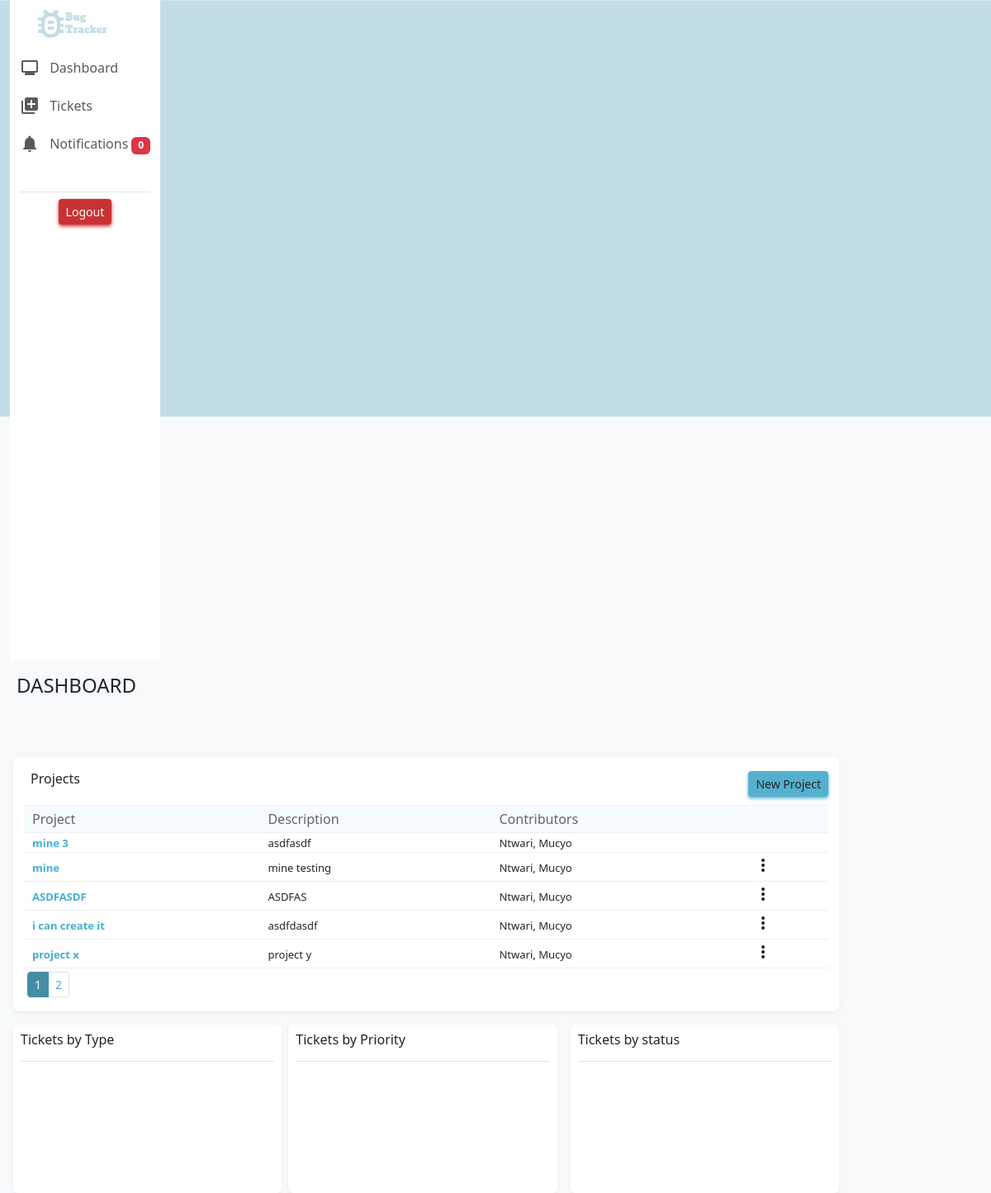
Before: / (signed in) with the older database file.
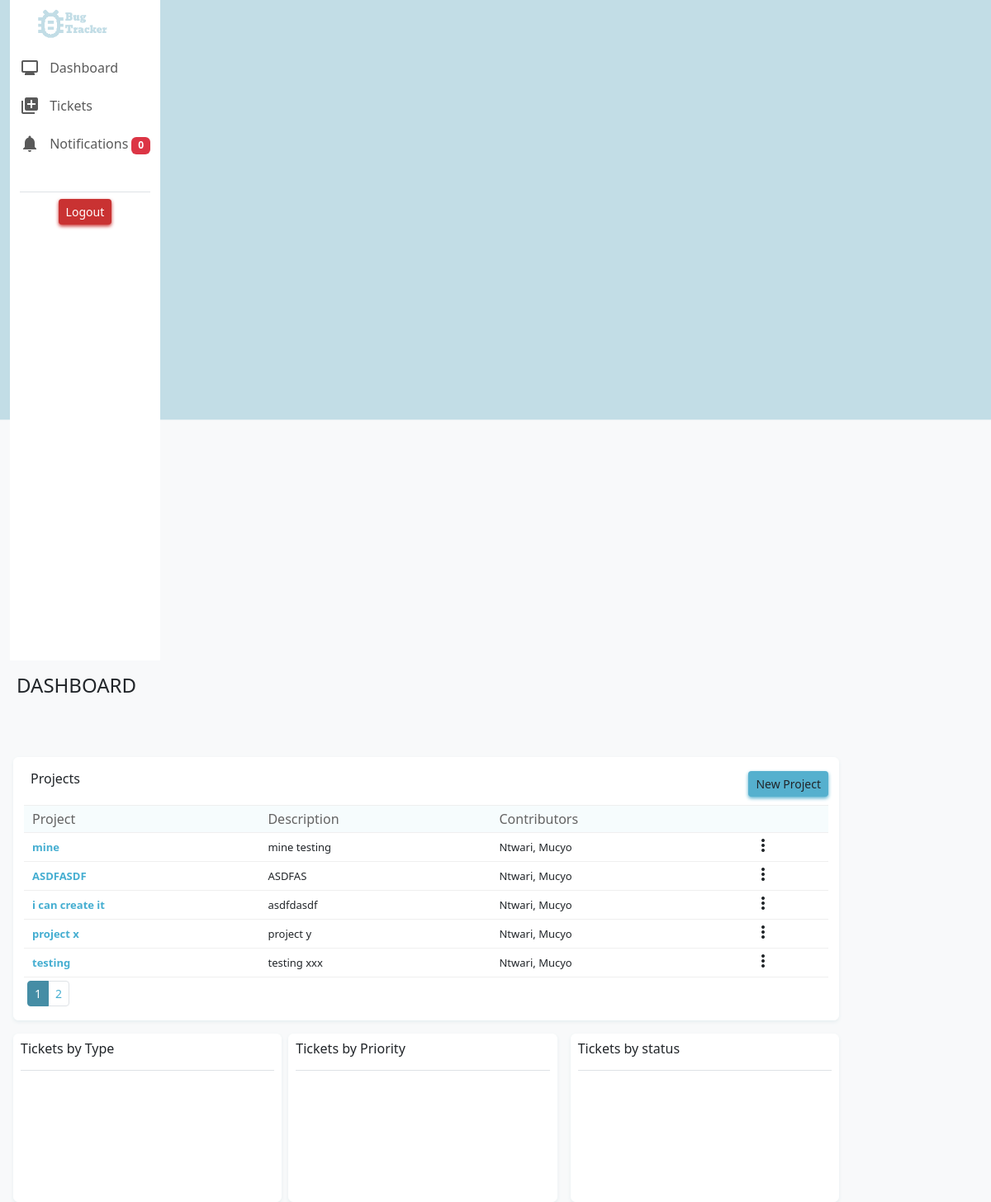
After: the same page with the newer database file.
### bug_tracker/models.py (models this page shows, shortened)
class Project(models.Model):
    project_name = models.CharField(max_length=255)
    project_description = models.TextField()
    team_members = models.ManyToManyField(CustomUser)
    project_creator = models.ForeignKey(CustomUser, on_delete=models.CASCADE, related_name='created_projects', null=True)

class CustomUser(AbstractUser):
    first_name = models.CharField(max_length=150)
    last_name = models.CharField(max_length=150)
    phone_number = models.CharField(max_length=20,blank=False, null=False)
    def __str__(self):
        return self.username

### bug_tracker/views.py (the view)
# urls.py: path("", views.index, name="index"),
@login_required(login_url='layout')
def index(request):
    if request.method == 'GET':
        users = CustomUser.objects.all()
        projects = Project.objects.all().order_by("-id")
        group_names = request.user.groups.values_list('name', flat=True)
        paginator = Paginator(projects, 5)  # Display 5 projects per page
        page_number = request.GET.get('page')
        page_obj = paginator.get_page(page_number)
        return render(request, "bug_tracker/index.html", {
            "users": users,
            "projects": projects,
            "project_list": page_obj,
            "page_range": paginator.page_range,
            "page_number": page_obj.number,
            "group_names": group_names
        })

### bug_tracker/context_processors.py (called while the page is built)
def my_context_processor(request):
    new_count = 0
    if request.user.is_authenticated:
        notifications = Notification.objects.filter(user=request.user)
        now = timezone.now()
        threshold = now - timedelta(seconds=60)
        today_notifications = notifications.filter(created_at__gte=threshold)
        new_count = today_notifications.count()
    return {
        'new_count': new_count
    }

### bug_tracker/templates/bug_tracker/index.html (shortened to what this page needs)
{% extends "bug_tracker/layout.html" %}
{% load static %}
{% block content %}
<div class="col-sm-10">
    <div class="pt-3 ps-2 h4 pb-3"> DASHBOARD</div>
      <div class="row">
      <div class="col-sm-12 bg-light2 border-charts mt-5 ms-3 rounded">
          <div class="d-flex justify-content-between">
              <div class="h6 pt-3 ps-2"> Projects {{ proect_id }}</div>
              {% if 'Project_Manager' in group_names %}
              <div class="pt-3"><button type="button" class="btn btn-color2 btn-color2-shadow btn-sm" data-bs-toggle="modal" data-bs-target="#myModal">New Project</button></div>
              {% endif %}
          </div>
          <div>
              <table class="table-responsive table-hover">
                  <thead>
                    <tr>
                      <th>Project</th>
                      <th>Description</th>
                      <th>Contributors</th>
                      <th></th>
                    </tr>
                  </thead>
                  <tbody>
                    {% for project in project_list %}
                      <tr>
                        <td class="text-color5 size1"><b><a class="text-color5 size1 x" href="{% url 'project_view' project.id %}">{{ project.project_name }}</a></b></td>
                        <td class="truncate size1">{{ project.project_description }}</td>
                        <td class="truncate size1">{{ project.team_members.all|join:", " }}</td>
                        <td>
                          {% if project.project_creator == request.user %}
                          <div class="dropdown">
                            <i class="material-icons more-vert-icon4" id="dropdownMenuButton{{ project.id }}" data-bs-toggle="dropdown" aria-haspopup="true" aria-expanded="false" data-project-id="{{ project.id }}">more_vert</i>
                          </div>
                          {% endif %}
                        </td>
                      </tr>
                    {% endfor %}
                  </tbody>
                </table>
                <div>
                  <nav aria-label="...">
                    <ul class="pagination pagination-sm pt-1 ps-1">
                      {% for page in page_range %}
                      <li class="page-item text-color5 {%  if page_number == page %} active {% endif %}">
                        <a class="page-link text-color5 {%  if page_number == page %} active {% endif %}" href="?page={{ page }}" tabindex="-1">{{ page }}</a>
                      </li>
                      {% endfor %}
                    </ul>
                  </nav>
                </div>
          </div>
      </div>
    </div>
    <div class="row pt-3">
      <div class="container-fluid ms-1 d-flex">
      <div class="col-sm-4 transform border-charts rounded bg-charts">
        <div>
          <div class="p-2 h6">Tickets by Type</div>
          <div class="border-bottom my-2 mx-2"></div>
           <div class="chart-height" id="chart1">
           </div>
        </div>
      </div>
      <div class="col-sm-4 transform border-charts ms-2 rounded bg-charts">
        <div>
          <div class="p-2 h6">Tickets by Priority</div>
          <div class="border-bottom my-2 mx-2"></div>
          <div class="chart-height" id="chart2">
          </div>
        </div>
      </div>
      <div class="col-sm-4 transform border-charts ms-3 rounded bg-charts">
        <div>
          <div class="p-2 h6">Tickets by status</div>
          <div class="border-bottom my-2 mx-2"></div>
          <div class="chart-height" id="chart3">
          </div>
        </div>
      </div>
      </div>
    </div>
  </div>
{% endblock %}

Changed rows visible on the page:
removed Project: project_name "mine 3", project_description "asdfasdf", team_members.all "Ntwari, Mucyo"
now on this page (row unchanged): Project: project_name "testing", project_description "testing xxx", team_members.all "Ntwari, Mucyo"
